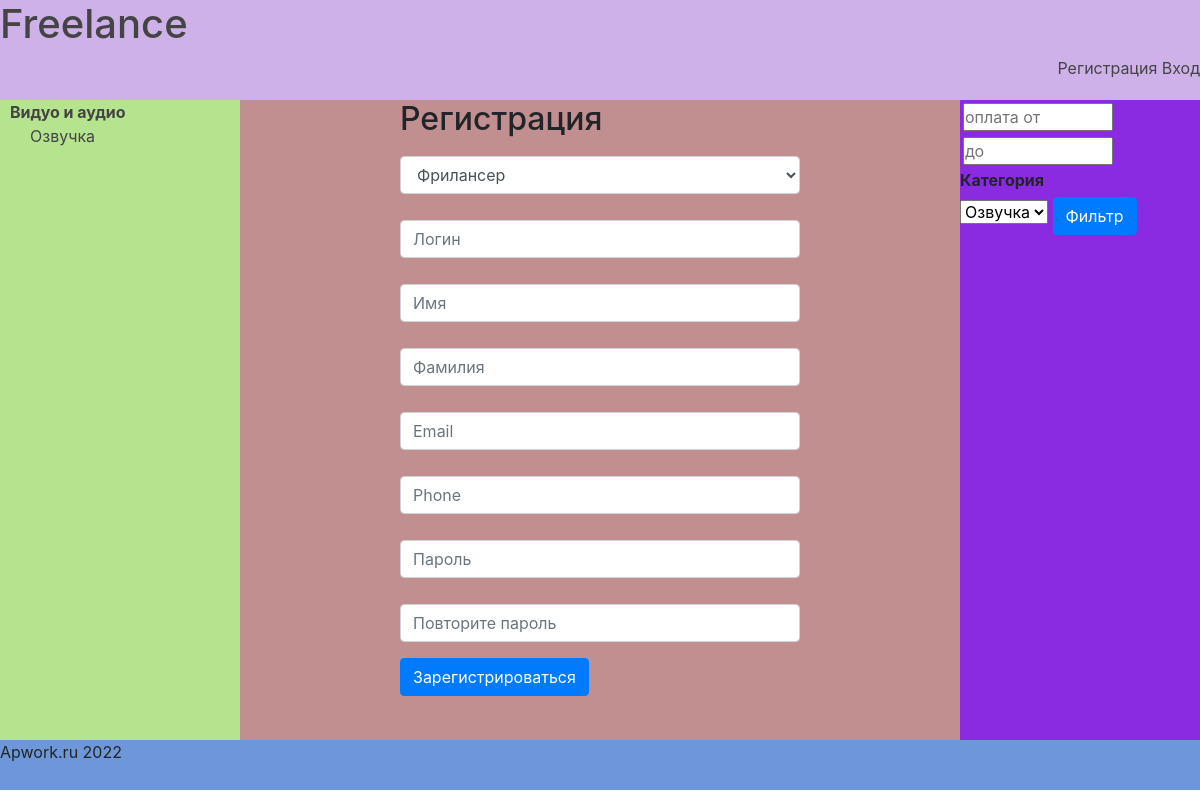
The app's page /accounts/register/, older data.
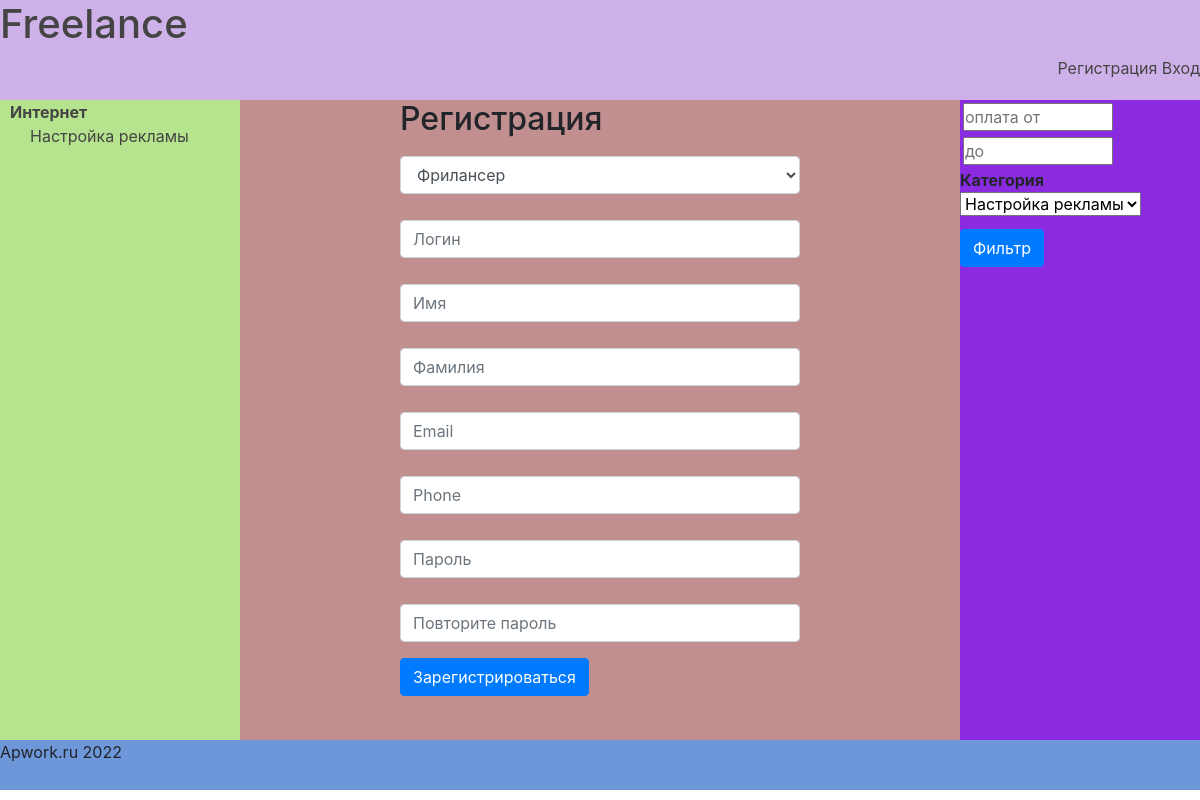
The same page, newer data.
### main/models.py (models this page shows, shortened)
class SubCategory(models.Model):
    tittle_sub_cat = models.CharField(max_length=50, verbose_name='Подкатегория')
    category = models.ForeignKey('Category', on_delete=models.PROTECT, verbose_name='Категория')
    slug_sub_cat = models.SlugField(unique=True, verbose_name='URL', max_length=150, primary_key=True)
    class Meta:
        verbose_name = 'Подкатегория'
        verbose_name_plural = 'Подкатегории'

class Category(models.Model):
    title_cat = models.CharField(max_length=50, verbose_name='Категория')
    slug_cat = models.SlugField(unique=True, verbose_name='URL', max_length=100)
    class Meta:
        verbose_name = 'Категория'
        verbose_name_plural = 'Категории'

### main/views.py (the view, shortened to what this page needs)
# urls.py: path('accounts/register/', views.RegisterUserView.as_view(), name='register'),
class RegisterUserView(CreateView):
    template_name = "register.html"
    form_class = UserCrForm
    success_url = reverse_lazy('home')

### main/midlewares.py (called while the page is built)
def category_context_processor(request):
    if request.method == 'GET' or 'category' in request.POST:
        context = {'category': SubCategory.objects.all(),
                   "keyword": "",
                   'all': ""}
        return context
    else:
        return {'nothing': 'OK'}

### templates/register.html (shortened to what this page needs)
{% extends 'basic.html' %}
{% load bootstrap4 %}
    {% block content %}
        {% if user.is_authenticated %}
            <p>Вы вошли как {{ user }}</p>
        {% else %}
            <div class="register-form">
            <h2>Регистрация</h2>
            <form action="" method="post">
            {% bootstrap_form form %}
            {% buttons %}
                <button type="submit" class="btn btn-primary">Зарегистрироваться</button>
            {% endbuttons %}
        {% endif %}
    </form>
    </div>
    {% endblock %}

### templates/basic.html (shortened to what this page needs)
{% load static %}
{% load bootstrap4 %}
<!doctype html>
<html lang="ru">
<head>
    <link rel="stylesheet" href="{% static 'style/style.css' %}">
    {% bootstrap_css %}
</head>
<body>
<div id="main">
    <div id="header">
        <a href="{% url 'home' %}"><h1>Freelance</h1></a>
        <ul>
            {% if request.user.is_authenticated %}
                <a href="{% url 'account' %}">
                    <li>Профиль</li>
                </a>
                <li><a href="{% url 'logout' %}">Выход</a></li>
            {% else %}
                <li><a href="{% url 'register' %}">Регистрация</a></li>
                <li><a href="{% url 'login' %}">Вход</a></li>
                </ul>
            {% endif %}
    </div>
    <div id="menu">
        {% block menu %}
            <ul>
                {% for cat in category %}
                    {% ifchanged cat.category.pk %}
                        <li><b>{{ cat.category.title_cat }}</b></li>
                    {% endifchanged %}
                    <li><a href="{% url 'job_cat_view' cat.slug_sub_cat %}">
                        {{ cat.tittle_sub_cat }}</a></li>
                {% endfor %}
            </ul>
        {% endblock %}
    </div>
    <div id="content">
        {% block content %}{% endblock %}
    </div>
    <div id="filter">
        {% block filter %}
            <form action="{% url 'filter' %}" method="post">
                <input type="number" class="filter-form" name="min_price" placeholder="оплата от" value="{{ min }}"/>
                <input type="number" class="filter-form" name="max_price" placeholder="до" value="{{ max }}"/>
                <strong>Категория</strong><br>
                <label>
                    <select name="category">
                        {% for cat in category %}
                            <option value="{{ cat.slug_sub_cat }}">{{ cat.tittle_sub_cat }}</option>
                        {% endfor %}
                    </select>
                </label>
                <button style="margin-top: 5px" type="submit" class="btn btn-primary">Фильтр</button>
            </form>
        {% endblock %}
    </div>
    <div id="footer">
        <p>Apwork.ru {% now "Y" %}</p>
    </div>
</div>
</body>
</html>

Row changes from the older to the newer data that the page shows:
removed SubCategory: category.title_cat "Видуо и аудио", tittle_sub_cat "Озвучка"
added SubCategory: category.title_cat "Интернет", tittle_sub_cat "Настройка рекламы"
Text that changed along with them:
form field category: "Озвучка" → "Настройка рекламы"
